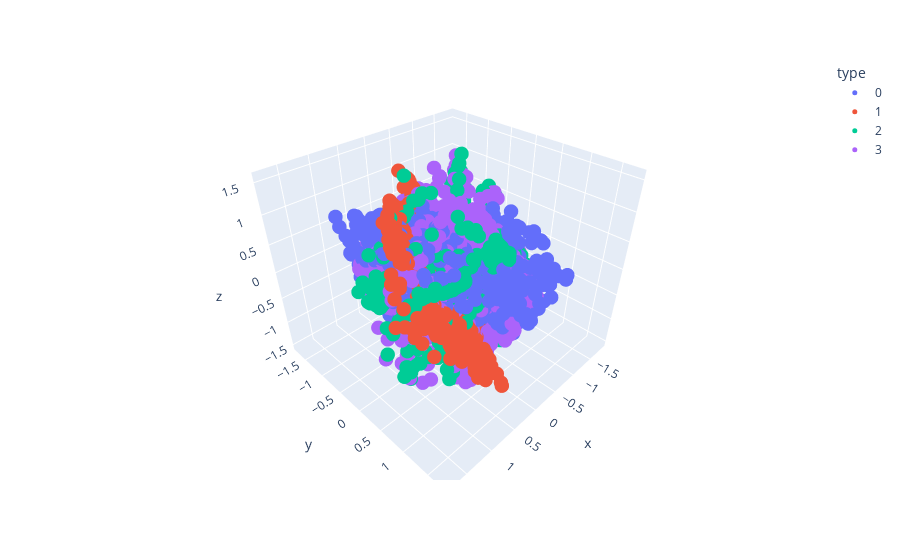

The notebook cell this image was saved under:
### Code cell
points = pred_points[0]
points = model.comps[2](torch.tensor(points)) #+ torch.tensor(points)
points = model.normalize(points)
new_points = [ptrs.copy() for ptrs in pred_points]
new_points[0] = points.detach()
df = pd.DataFrame(np.concatenate(new_points, axis=0), columns=['x', 'y', 'z'])
df['type'] = sum([[f'{i}']*1000 for i in range(extra_modes+1)], [])
fig = px.scatter_3d(df, x='x', y='y', z='z', color='type')
fig.update_traces(marker={'size': 5})
fig.show()

### Figure 1 — Plotly figure (JSON) as saved in the notebook; plotly's stock layout.template omitted (floating-point values rounded to 4 significant figures; data arrays with more than 128 entries replaced by an {"elided": "..."} marker saying what was removed)
{"data": [{"hovertemplate": "type=0<br>x=%{x}<br>y=%{y}<br>z=%{z}<extra></extra>", "legendgroup": "0", "marker": {"color": "#636efa", "size": 5, "symbol": "circle"}, "mode": "markers", "name": "0", "scene": "scene", "showlegend": true, "type": "scatter3d", "x": {"elided": "1000 float values"}, "y": {"elided": "1000 float values"}, "z": {"elided": "1000 float values"}}, {"hovertemplate": "type=1<br>x=%{x}<br>y=%{y}<br>z=%{z}<extra></extra>", "legendgroup": "1", "marker": {"color": "#EF553B", "size": 5, "symbol": "circle"}, "mode": "markers", "name": "1", "scene": "scene", "showlegend": true, "type": "scatter3d", "x": {"elided": "1000 float values"}, "y": {"elided": "1000 float values"}, "z": {"elided": "1000 float values"}}, {"hovertemplate": "type=2<br>x=%{x}<br>y=%{y}<br>z=%{z}<extra></extra>", "legendgroup": "2", "marker": {"color": "#00cc96", "size": 5, "symbol": "circle"}, "mode": "markers", "name": "2", "scene": "scene", "showlegend": true, "type": "scatter3d", "x": {"elided": "1000 float values"}, "y": {"elided": "1000 float values"}, "z": {"elided": "1000 float values"}}, {"hovertemplate": "type=3<br>x=%{x}<br>y=%{y}<br>z=%{z}<extra></extra>", "legendgroup": "3", "marker": {"color": "#ab63fa", "size": 5, "symbol": "circle"}, "mode": "markers", "name": "3", "scene": "scene", "showlegend": true, "type": "scatter3d", "x": {"elided": "1000 float values"}, "y": {"elided": "1000 float values"}, "z": {"elided": "1000 float values"}}], "layout": {"legend": {"title": {"text": "type"}, "tracegroupgap": 0}, "margin": {"t": 60}, "scene": {"domain": {"x": [0, 1], "y": [0, 1]}, "xaxis": {"title": {"text": "x"}}, "yaxis": {"title": {"text": "y"}}, "zaxis": {"title": {"text": "z"}}}}}
